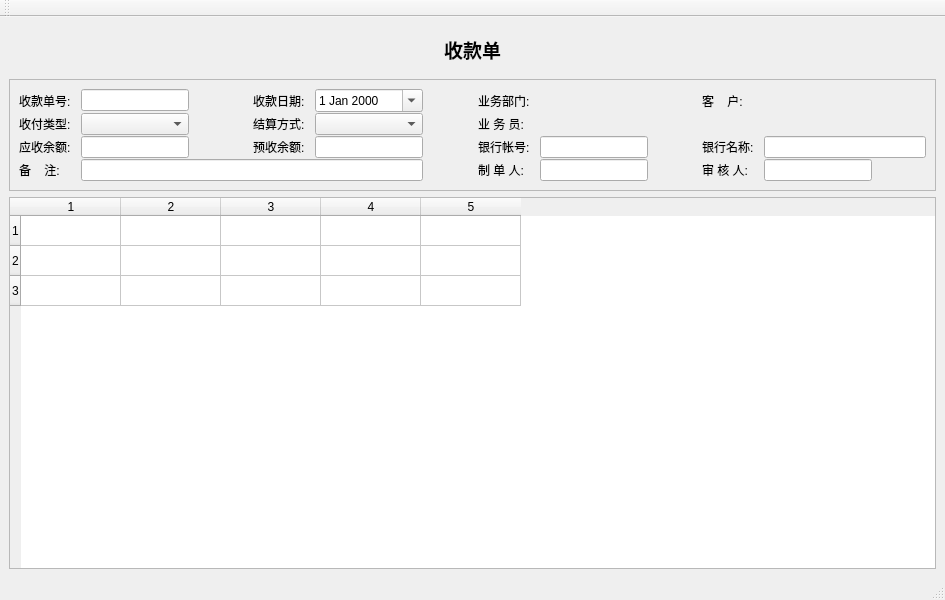
<?xml version="1.0" encoding="UTF-8"?>
<ui version="4.0">
 <class>ArBillWin</class>
 <widget class="QMainWindow" name="ArBillWin">
  <property name="geometry">
   <rect>
    <x>0</x>
    <y>0</y>
    <width>945</width>
    <height>600</height>
   </rect>
  </property>
  <property name="windowTitle">
   <string>MainWindow</string>
  </property>
  <widget class="QWidget" name="centralwidget">
   <layout class="QVBoxLayout" name="verticalLayout_2">
    <item>
     <widget class="QFrame" name="frame_4">
      <property name="frameShape">
       <enum>QFrame::NoFrame</enum>
      </property>
      <property name="frameShadow">
       <enum>QFrame::Plain</enum>
      </property>
      <property name="lineWidth">
       <number>0</number>
      </property>
      <layout class="QHBoxLayout" name="horizontalLayout_4">
       <item>
        <widget class="QLabel" name="titleLabel">
         <property name="font">
          <font>
           <family>微软雅黑</family>
           <pointsize>14</pointsize>
           <weight>75</weight>
           <bold>true</bold>
          </font>
         </property>
         <property name="text">
          <string>收款单</string>
         </property>
         <property name="alignment">
          <set>Qt::AlignCenter</set>
         </property>
        </widget>
       </item>
      </layout>
     </widget>
    </item>
    <item>
     <widget class="QFrame" name="frame_2">
      <property name="frameShape">
       <enum>QFrame::StyledPanel</enum>
      </property>
      <property name="frameShadow">
       <enum>QFrame::Plain</enum>
      </property>
      <layout class="QVBoxLayout" name="verticalLayout">
       <property name="spacing">
        <number>1</number>
       </property>
       <item>
        <layout class="QGridLayout" name="headGridLayout">
         <property name="horizontalSpacing">
          <number>10</number>
         </property>
         <item row="0" column="2">
          <spacer name="horizontalSpacer_3">
           <property name="orientation">
            <enum>Qt::Horizontal</enum>
           </property>
           <property name="sizeHint" stdset="0">
            <size>
             <width>40</width>
             <height>20</height>
            </size>
           </property>
          </spacer>
         </item>
         <item row="0" column="1">
          <widget class="QLineEdit" name="noEdit">
           <property name="sizePolicy">
            <sizepolicy hsizetype="Fixed" vsizetype="Fixed">
             <horstretch>0</horstretch>
             <verstretch>0</verstretch>
            </sizepolicy>
           </property>
           <property name="dragEnabled">
            <bool>true</bool>
           </property>
           <property name="readOnly">
            <bool>true</bool>
           </property>
          </widget>
         </item>
         <item row="0" column="4">
          <widget class="QDateEdit" name="dateEdit">
           <property name="sizePolicy">
            <sizepolicy hsizetype="Minimum" vsizetype="Fixed">
             <horstretch>0</horstretch>
             <verstretch>0</verstretch>
            </sizepolicy>
           </property>
           <property name="calendarPopup">
            <bool>true</bool>
           </property>
          </widget>
         </item>
         <item row="0" column="5">
          <spacer name="horizontalSpacer_4">
           <property name="orientation">
            <enum>Qt::Horizontal</enum>
           </property>
           <property name="sizeHint" stdset="0">
            <size>
             <width>40</width>
             <height>20</height>
            </size>
           </property>
          </spacer>
         </item>
         <item row="0" column="8">
          <spacer name="horizontalSpacer_5">
           <property name="orientation">
            <enum>Qt::Horizontal</enum>
           </property>
           <property name="sizeHint" stdset="0">
            <size>
             <width>40</width>
             <height>20</height>
            </size>
           </property>
          </spacer>
         </item>
         <item row="0" column="0">
          <widget class="QLabel" name="idLabel">
           <property name="sizePolicy">
            <sizepolicy hsizetype="Fixed" vsizetype="Preferred">
             <horstretch>0</horstretch>
             <verstretch>0</verstretch>
            </sizepolicy>
           </property>
           <property name="text">
            <string>收款单号:</string>
           </property>
          </widget>
         </item>
         <item row="0" column="9">
          <widget class="QLabel" name="busLabel">
           <property name="sizePolicy">
            <sizepolicy hsizetype="Fixed" vsizetype="Preferred">
             <horstretch>0</horstretch>
             <verstretch>0</verstretch>
            </sizepolicy>
           </property>
           <property name="text">
            <string>客    户:</string>
           </property>
          </widget>
         </item>
         <item row="0" column="3">
          <widget class="QLabel" name="dateLabel">
           <property name="sizePolicy">
            <sizepolicy hsizetype="Fixed" vsizetype="Preferred">
             <horstretch>0</horstretch>
             <verstretch>0</verstretch>
            </sizepolicy>
           </property>
           <property name="text">
            <string>收款日期:</string>
           </property>
          </widget>
         </item>
         <item row="3" column="0">
          <widget class="QLabel" name="label_9">
           <property name="text">
            <string>备    注:</string>
           </property>
          </widget>
         </item>
         <item row="3" column="1" colspan="4">
          <widget class="QLineEdit" name="memoEdit"/>
         </item>
         <item row="0" column="10" colspan="2">
          <widget class="QkSearchEditBox" name="busQsk">
           <property name="sizePolicy">
            <sizepolicy hsizetype="Preferred" vsizetype="Fixed">
             <horstretch>0</horstretch>
             <verstretch>0</verstretch>
            </sizepolicy>
           </property>
          </widget>
         </item>
         <item row="1" column="0">
          <widget class="QLabel" name="label">
           <property name="text">
            <string>收付类型:</string>
           </property>
          </widget>
         </item>
         <item row="1" column="1">
          <widget class="QComboBox" name="busTypeCmb">
           <property name="sizePolicy">
            <sizepolicy hsizetype="Preferred" vsizetype="Fixed">
             <horstretch>0</horstretch>
             <verstretch>0</verstretch>
            </sizepolicy>
           </property>
          </widget>
         </item>
         <item row="0" column="6">
          <widget class="QLabel" name="depLabel">
           <property name="sizePolicy">
            <sizepolicy hsizetype="Fixed" vsizetype="Preferred">
             <horstretch>0</horstretch>
             <verstretch>0</verstretch>
            </sizepolicy>
           </property>
           <property name="text">
            <string>业务部门:</string>
           </property>
          </widget>
         </item>
         <item row="0" column="7">
          <widget class="QkSearchEditBox" name="depQsk">
           <property name="sizePolicy">
            <sizepolicy hsizetype="Minimum" vsizetype="Fixed">
             <horstretch>0</horstretch>
             <verstretch>0</verstretch>
            </sizepolicy>
           </property>
          </widget>
         </item>
         <item row="1" column="6">
          <widget class="QLabel" name="personLabel">
           <property name="sizePolicy">
            <sizepolicy hsizetype="Fixed" vsizetype="Preferred">
             <horstretch>0</horstretch>
             <verstretch>0</verstretch>
            </sizepolicy>
           </property>
           <property name="text">
            <string>业 务 员:</string>
           </property>
          </widget>
         </item>
         <item row="1" column="7">
          <widget class="QkSearchEditBox" name="personQsk">
           <property name="sizePolicy">
            <sizepolicy hsizetype="Fixed" vsizetype="Fixed">
             <horstretch>0</horstretch>
             <verstretch>0</verstretch>
            </sizepolicy>
           </property>
          </widget>
         </item>
         <item row="1" column="3">
          <widget class="QLabel" name="settleLabel">
           <property name="text">
            <string>结算方式:</string>
           </property>
          </widget>
         </item>
         <item row="1" column="4">
          <widget class="QComboBox" name="settleCmb"/>
         </item>
         <item row="3" column="11">
          <spacer name="horizontalSpacer">
           <property name="orientation">
            <enum>Qt::Horizontal</enum>
           </property>
           <property name="sizeHint" stdset="0">
            <size>
             <width>40</width>
             <height>20</height>
            </size>
           </property>
          </spacer>
         </item>
         <item row="2" column="9">
          <widget class="QLabel" name="bankNameLabel">
           <property name="text">
            <string>银行名称:</string>
           </property>
          </widget>
         </item>
         <item row="2" column="10" colspan="2">
          <widget class="QLineEdit" name="bankNameEdit"/>
         </item>
         <item row="2" column="0">
          <widget class="QLabel" name="arLabel">
           <property name="text">
            <string>应收余额:</string>
           </property>
          </widget>
         </item>
         <item row="2" column="3">
          <widget class="QLabel" name="preLabel">
           <property name="text">
            <string>预收余额:</string>
           </property>
          </widget>
         </item>
         <item row="2" column="1">
          <widget class="QLineEdit" name="apEdit">
           <property name="readOnly">
            <bool>true</bool>
           </property>
          </widget>
         </item>
         <item row="2" column="4">
          <widget class="QLineEdit" name="preEdit">
           <property name="readOnly">
            <bool>true</bool>
           </property>
          </widget>
         </item>
         <item row="3" column="9">
          <widget class="QLabel" name="label_10">
           <property name="text">
            <string>审 核 人:</string>
           </property>
          </widget>
         </item>
         <item row="3" column="10">
          <widget class="QLineEdit" name="auditEdit">
           <property name="sizePolicy">
            <sizepolicy hsizetype="Fixed" vsizetype="Fixed">
             <horstretch>0</horstretch>
             <verstretch>0</verstretch>
            </sizepolicy>
           </property>
           <property name="readOnly">
            <bool>true</bool>
           </property>
          </widget>
         </item>
         <item row="3" column="6">
          <widget class="QLabel" name="label_8">
           <property name="text">
            <string>制 单 人:</string>
           </property>
          </widget>
         </item>
         <item row="3" column="7">
          <widget class="QLineEdit" name="makerEdit">
           <property name="sizePolicy">
            <sizepolicy hsizetype="Fixed" vsizetype="Fixed">
             <horstretch>0</horstretch>
             <verstretch>0</verstretch>
            </sizepolicy>
           </property>
           <property name="readOnly">
            <bool>true</bool>
           </property>
          </widget>
         </item>
         <item row="2" column="6">
          <widget class="QLabel" name="bankLabel">
           <property name="text">
            <string>银行帐号:</string>
           </property>
          </widget>
         </item>
         <item row="2" column="7">
          <widget class="QLineEdit" name="bankCardEdit"/>
         </item>
        </layout>
       </item>
      </layout>
     </widget>
    </item>
    <item>
     <widget class="QTableWidget" name="tableWidget">
      <property name="rowCount">
       <number>3</number>
      </property>
      <property name="columnCount">
       <number>5</number>
      </property>
      <row/>
      <row/>
      <row/>
      <column/>
      <column/>
      <column/>
      <column/>
      <column/>
     </widget>
    </item>
   </layout>
  </widget>
  <widget class="QStatusBar" name="statusbar"/>
  <widget class="QToolBar" name="toolBar">
   <property name="windowTitle">
    <string>toolBar</string>
   </property>
   <attribute name="toolBarArea">
    <enum>TopToolBarArea</enum>
   </attribute>
   <attribute name="toolBarBreak">
    <bool>false</bool>
   </attribute>
  </widget>
 </widget>
 <customwidgets>
  <customwidget>
   <class>QkSearchEditBox</class>
   <extends>QWidget</extends>
   <header>qksearcheditbox.h</header>
  </customwidget>
 </customwidgets>
 <resources/>
 <connections/>
</ui>
